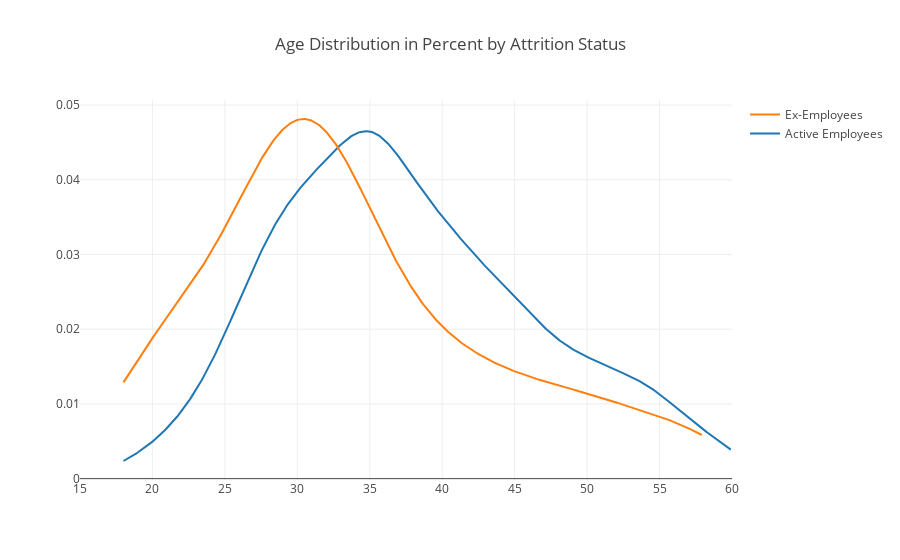

Here is the notebook cell this chart was saved with:
### Code cell
import plotly.offline as py
from plotly.offline import iplot
py.offline.init_notebook_mode(connected=True)
import plotly.graph_objs as go


# Add histogram data
x1 = df1.loc[df1['Attrition'] == 'No', 'Age']
x2 = df1.loc[df1['Attrition'] == 'Yes', 'Age']
# Group data together
hist_data = [x1, x2]
group_labels = ['Active Employees', 'Ex-Employees']
# Create distplot with custom bin_size
fig = ff.create_distplot(hist_data, group_labels,
                         curve_type='kde', show_hist=False, show_rug=False)
# Add title
fig['layout'].update(title='Age Distribution in Percent by Attrition Status')
fig['layout'].update(xaxis=dict(range=[15, 60], dtick=5))
# Plot
py.iplot(fig, filename='Distplot with Multiple Datasets')

### Figure 1 — Plotly figure (JSON) as saved in the notebook; plotly's stock layout.template omitted (floating-point values rounded to 4 significant figures; data arrays with more than 128 entries replaced by an {"elided": "..."} marker saying what was removed)
{"data": [{"legendgroup": "Active Employees", "marker": {"color": "rgb(31, 119, 180)"}, "mode": "lines", "name": "Active Employees", "showlegend": true, "type": "scatter", "uid": "97441f66-32a5-4b64-9b66-c5ba8d24bf20", "x": {"elided": "500 float values"}, "xaxis": "x", "y": {"elided": "500 float values"}, "yaxis": "y"}, {"legendgroup": "Ex-Employees", "marker": {"color": "rgb(255, 127, 14)"}, "mode": "lines", "name": "Ex-Employees", "showlegend": true, "type": "scatter", "uid": "4b4a98f3-ac2b-406a-9dc4-d4860ed59f49", "x": {"elided": "500 float values"}, "xaxis": "x", "y": {"elided": "500 float values"}, "yaxis": "y"}], "layout": {"barmode": "overlay", "hovermode": "closest", "legend": {"traceorder": "reversed"}, "title": {"text": "Age Distribution in Percent by Attrition Status"}, "xaxis": {"anchor": "y2", "domain": [0, 1], "dtick": 5, "range": [15, 60], "zeroline": false}, "yaxis": {"anchor": "free", "domain": [0, 1], "position": 0}}}
